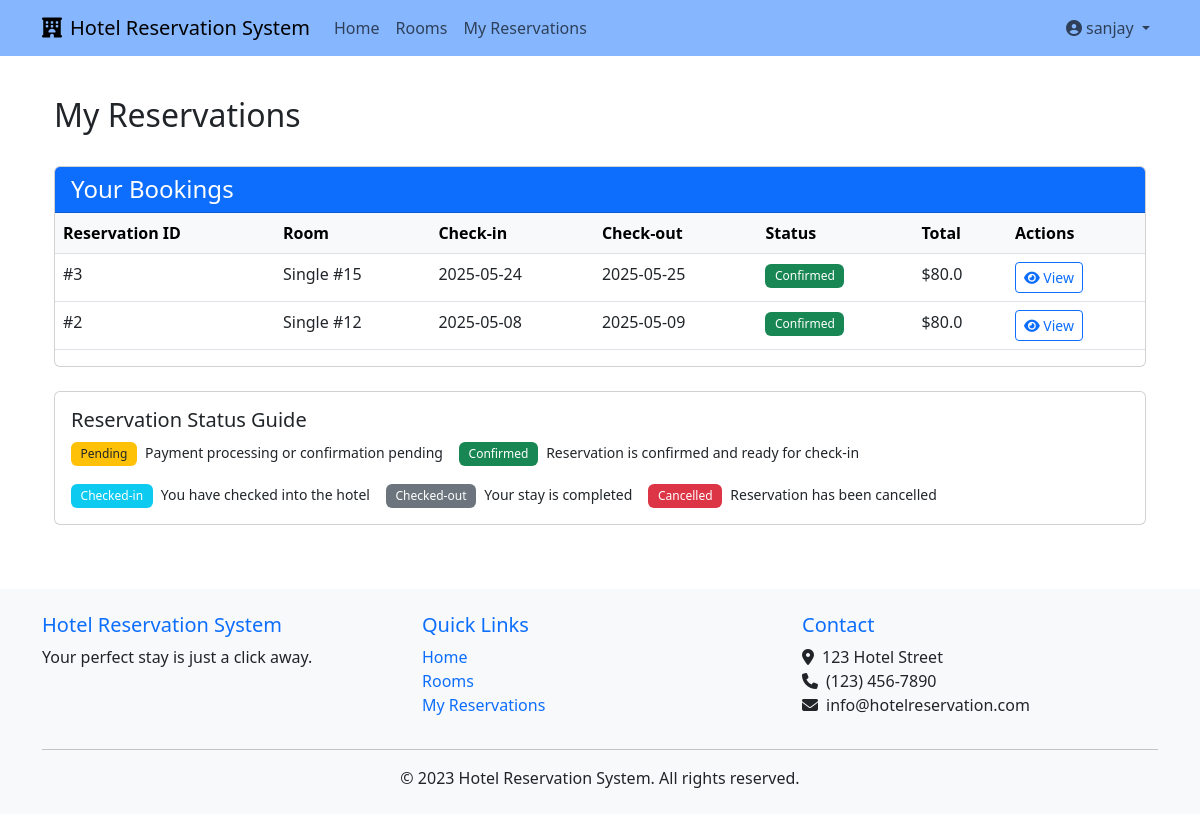
Screenshot of /my-reservations (signed in) with the database file from the repository.
### models.py (models this page shows, shortened)
class User(UserMixin, db.Model):
    __tablename__ = 'users'
    id = db.Column(db.Integer, primary_key=True)
    name = db.Column(db.String(100), nullable=False)
    email = db.Column(db.String(120), unique=True, nullable=False)
    phone = db.Column(db.String(20), nullable=True)
    password_hash = db.Column(db.String(256), nullable=False)
    is_admin = db.Column(db.Boolean, default=False)
    created_at = db.Column(db.DateTime, default=datetime.utcnow)
    reservations = db.relationship('Reservation', backref='customer', lazy=True)

class Reservation(db.Model):
    __tablename__ = 'reservations'
    id = db.Column(db.Integer, primary_key=True)
    user_id = db.Column(db.Integer, db.ForeignKey('users.id'), nullable=False)
    room_id = db.Column(db.Integer, db.ForeignKey('rooms.id'), nullable=False)
    check_in_date = db.Column(db.Date, nullable=False)
    check_out_date = db.Column(db.Date, nullable=False)
    num_guests = db.Column(db.Integer, nullable=False)
    total_price = db.Column(db.Float, nullable=False)
    status = db.Column(db.String(20), default='pending')  # pending, confirmed, checked-in, checked-out, cancelled
    created_at = db.Column(db.DateTime, default=datetime.utcnow)
    updated_at = db.Column(db.DateTime, default=datetime.utcnow, onupdate=datetime.utcnow)
    payments = db.relationship('Payment', backref='reservation', lazy=True)

class Room(db.Model):
    __tablename__ = 'rooms'
    id = db.Column(db.Integer, primary_key=True)
    room_number = db.Column(db.String(10), unique=True, nullable=False)
    room_type = db.Column(db.String(50), nullable=False)  # Single, Double, Suite, etc.
    description = db.Column(db.Text, nullable=True)
    price_per_night = db.Column(db.Float, nullable=False)
    capacity = db.Column(db.Integer, nullable=False)  # Number of guests
    status = db.Column(db.String(20), default='available')  # available, occupied, maintenance
    created_at = db.Column(db.DateTime, default=datetime.utcnow)
    updated_at = db.Column(db.DateTime, default=datetime.utcnow, onupdate=datetime.utcnow)
    reservations = db.relationship('Reservation', backref='room', lazy=True)

### routes/customer_routes.py (the view)
@customer_bp.route('/my-reservations')
@login_required
def my_reservations():
    reservations = Reservation.query.filter_by(user_id=current_user.id).order_by(Reservation.created_at.desc()).all()
    now = datetime.now().date()
    return render_template('customer/my_reservations.html', reservations=reservations, now=now, timedelta=timedelta)

### app.py (called while the page is built)
@login_manager.user_loader
def load_user(user_id):
    from models import User
    return User.query.get(int(user_id))

### templates/customer/my_reservations.html (shortened to what this page needs)
{% extends 'base.html' %}
{% block content %}
<div class="container">
    <div class="row">
        <div class="col-12 mb-4">
            <h2>My Reservations</h2>
        </div>
    </div>
    {% if reservations %}
        <div class="row mb-4">
            <div class="col-12">
                <div class="card">
                    <div class="card-header bg-primary text-white">
                        <h4 class="mb-0">Your Bookings</h4>
                    </div>
                    <div class="card-body p-0">
                        <div class="table-responsive">
                            <table class="table table-hover mb-0">
                                <thead class="table-light">
                                    <tr>
                                        <th>Reservation ID</th>
                                        <th>Room</th>
                                        <th>Check-in</th>
                                        <th>Check-out</th>
                                        <th>Status</th>
                                        <th>Total</th>
                                        <th>Actions</th>
                                    </tr>
                                </thead>
                                <tbody>
                                    {% for reservation in reservations %}
                                        <tr>
                                            <td>#{{ reservation.id }}</td>
                                            <td>{{ reservation.room.room_type }} #{{ reservation.room.room_number }}</td>
                                            <td>{{ reservation.check_in_date.strftime('%Y-%m-%d') }}</td>
                                            <td>{{ reservation.check_out_date.strftime('%Y-%m-%d') }}</td>
                                            <td>
                                                {% if reservation.status == 'pending' %}
                                                    <span class="badge bg-warning text-dark">Pending</span>
                                                {% elif reservation.status == 'confirmed' %}
                                                    <span class="badge bg-success">Confirmed</span>
                                                {% elif reservation.status == 'checked-in' %}
                                                    <span class="badge bg-info">Checked-in</span>
                                                {% elif reservation.status == 'checked-out' %}
                                                    <span class="badge bg-secondary">Checked-out</span>
                                                {% elif reservation.status == 'cancelled' %}
                                                    <span class="badge bg-danger">Cancelled</span>
                                                {% endif %}
                                            </td>
                                            <td>${{ reservation.total_price }}</td>
                                            <td>
                                                <a href="{{ url_for('customer.reservation_detail', reservation_id=reservation.id) }}" class="btn btn-sm btn-outline-primary">
                                                    <i class="fas fa-eye"></i> View
                                                </a>
                                            </td>
                                        </tr>
                                    {% endfor %}
                                </tbody>
                            </table>
                        </div>
                    </div>
                </div>
            </div>
        </div>
        <div class="row">
            <div class="col-12">
                <div class="card">
                    <div class="card-body">
                        <h5 class="card-title">Reservation Status Guide</h5>
                        <div class="d-flex flex-wrap gap-3">
                            <div>
                                <span class="badge bg-warning text-dark me-1">Pending</span>
                                <small>Payment processing or confirmation pending</small>
                            </div>
                            <div>
                                <span class="badge bg-success me-1">Confirmed</span>
                                <small>Reservation is confirmed and ready for check-in</small>
                            </div>
                            <div>
                                <span class="badge bg-info me-1">Checked-in</span>
                                <small>You have checked into the hotel</small>
                            </div>
                            <div>
                                <span class="badge bg-secondary me-1">Checked-out</span>
                                <small>Your stay is completed</small>
                            </div>
                            <div>
                                <span class="badge bg-danger me-1">Cancelled</span>
                                <small>Reservation has been cancelled</small>
                            </div>
                        </div>
                    </div>
                </div>
            </div>
        </div>
    {% endif %}
</div>
{% endblock %}

### templates/base.html (shortened to what this page needs)
<!DOCTYPE html>
<html lang="en" data-bs-theme="light">
<head>
    <link href="https://cdn.jsdelivr.net/npm/bootstrap@5.3.0/dist/css/bootstrap.min.css" rel="stylesheet">
    <link rel="stylesheet" href="https://cdnjs.cloudflare.com/ajax/libs/font-awesome/6.4.0/css/all.min.css">
    <link rel="stylesheet" href="https://cdn.jsdelivr.net/npm/flatpickr/dist/flatpickr.min.css">
    <link rel="stylesheet" href="{{ url_for('static', filename='css/custom.css') }}">
</head>
<body>
    <nav class="navbar navbar-expand-lg navbar-light bg-primary mb-4" style="--bs-bg-opacity: .5;">
        <div class="container">
            <a class="navbar-brand" href="{{ url_for('customer.index') }}">
                <i class="fas fa-hotel me-2"></i>Hotel Reservation System
            </a>
            <div class="collapse navbar-collapse" id="navbarNav">
                <ul class="navbar-nav me-auto">
                    <li class="nav-item">
                        <a class="nav-link" href="{{ url_for('customer.index') }}">Home</a>
                    </li>
                    <li class="nav-item">
                        <a class="nav-link" href="{{ url_for('customer.room_search') }}">Rooms</a>
                    </li>
                    {% if current_user.is_authenticated %}
                        <li class="nav-item">
                            <a class="nav-link" href="{{ url_for('customer.my_reservations') }}">My Reservations</a>
                        </li>
                    {% endif %}
                </ul>
                <ul class="navbar-nav">
                    {% if current_user.is_authenticated %}
                        <li class="nav-item dropdown">
                            <a class="nav-link dropdown-toggle" href="#" id="userDropdown" role="button" data-bs-toggle="dropdown" aria-expanded="false">
                                <i class="fas fa-user-circle me-1"></i>{{ current_user.name }}
                            </a>
                        </li>
                    {% endif %}
                </ul>
            </div>
        </div>
    </nav>
    <main class="container py-3">
        {% block content %}{% endblock %}
    </main>
    <footer class="mt-5 py-4 bg-light">
        <div class="container">
            <div class="row">
                <div class="col-md-4">
                    <h5 class="text-primary">Hotel Reservation System</h5>
                    <p>Your perfect stay is just a click away.</p>
                </div>
                <div class="col-md-4">
                    <h5 class="text-primary">Quick Links</h5>
                    <ul class="list-unstyled">
                        <li><a href="{{ url_for('customer.index') }}" class="text-decoration-none">Home</a></li>
                        <li><a href="{{ url_for('customer.room_search') }}" class="text-decoration-none">Rooms</a></li>
                        {% if current_user.is_authenticated %}
                            <li><a href="{{ url_for('customer.my_reservations') }}" class="text-decoration-none">My Reservations</a></li>
                        {% endif %}
                    </ul>
                </div>
                <div class="col-md-4">
                    <h5 class="text-primary">Contact</h5>
                    <address>
                        <i class="fas fa-map-marker-alt me-2"></i>123 Hotel Street<br>
                        <i class="fas fa-phone me-2"></i>(123) 456-7890<br>
                        <i class="fas fa-envelope me-2"></i>info@hotelreservation.com
                    </address>
                </div>
            </div>
            <hr>
            <div class="text-center">
                <p class="mb-0">&copy; 2023 Hotel Reservation System. All rights reserved.</p>
            </div>
        </div>
    </footer>
</body>
</html>

### static/css/custom.css (style rules this page uses)
:root { --bs-body-color: #212529; --bs-body-bg: #ffffff; --bs-primary: #0d6efd; --bs-primary-rgb: 13, 110, 253; }
.badge { padding: 0.5em 0.8em; font-weight: 500; }
.card { transition: transform 0.2s ease, box-shadow 0.2s ease; }
.table-responsive { margin-bottom: 1rem; }

### rows the page displays
User: name "sanjay"
Reservation: id "3", room.room_type "Single", room.room_number "15", check_in_date "2025-05-24", check_out_date "2025-05-25", status "Confirmed", total_price "80.0"
Reservation: id "2", room.room_type "Single", room.room_number "12", check_in_date "2025-05-08", check_out_date "2025-05-09", status "Confirmed", total_price "80.0"
